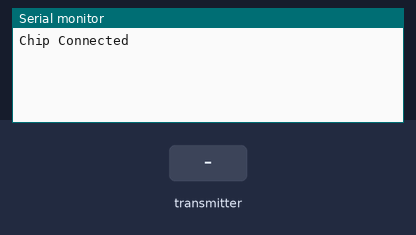
A sketch run on a simulated Arduino Uno, built with avr-gcc and run on an emulated ATmega328P. Shown: the last lines printed to the serial monitor. The inputs (shaded band) are chosen by the test bench. No radio packets arrive unless stated.

Above: at 1.2 s.
1.3 s: the transmitter starts sending ar.0 = 0
At 1.37 s:
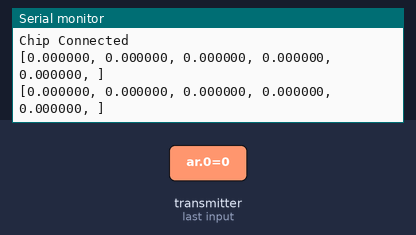
3.2 s: the transmitter starts sending ar.2 = 100
At 3.33 s:
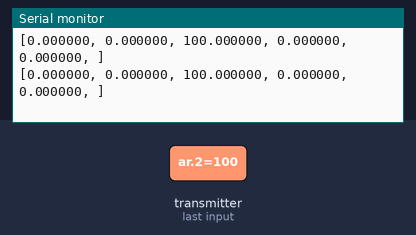
6.2 s: the transmitter starts sending ar.1 = 100
At 6.36 s:
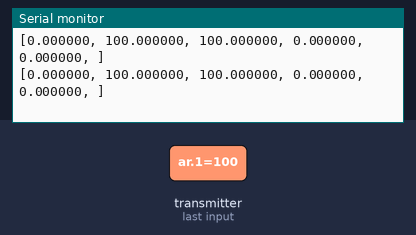
9.2 s: the transmitter starts sending ar.3 = 100
At 9.38 s:
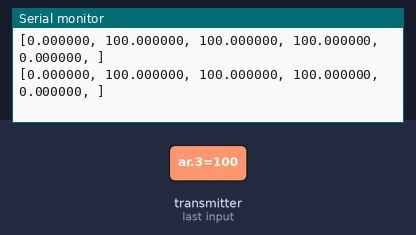
12.2 s: the transmitter starts sending ar.4 = 25
At 12.31 s:
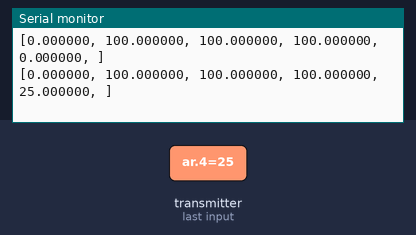
15.2 s: the transmitter starts sending ar.0 = 100
At 15.35 s:
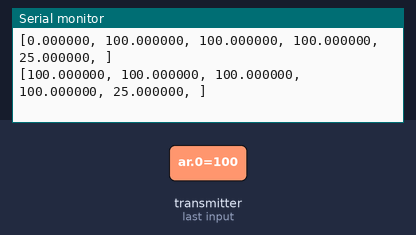

Measured:
- after the input at 1.3 s, the serial monitor: prints a new line at once (image 1)
- after the input at 3.2 s, the serial monitor: prints a new line after 0.07 s (image 2)
- after the input at 6.2 s, the serial monitor: prints a new line after 0.10 s (image 3)
- after the input at 9.2 s, the serial monitor: prints a new line after 0.11 s (image 4)
- after the input at 12.2 s, the serial monitor: prints a new line after 0.11 s (image 5)
- after the input at 15.2 s, the serial monitor: prints a new line after 0.09 s (image 6)

The sketch:

botReciever.ino
```cpp
#include <SPI.h>
#include <nRF24L01.h>
#include <RF24.h>
RF24 radio(7, 8); // CE, CSN
const byte address[6] = "00001";
float st;

float ar[20];

void setup() {
  // put your setup code here, to run once:
    Serial.begin(9600);
  radio.begin();
  bool check=radio.isChipConnected();
  if(check){
    Serial.println(F("Chip Connected"));
  }
  radio.openReadingPipe(0, address);
  radio.setPALevel(RF24_PA_MIN);
  radio.startListening();

}

void loop() {
  // put your main code here, to run repeatedly:
    if (radio.available()) {
    radio.read(ar, sizeof(ar));
     Serial.print("[");
    for(int i=0;i<5;i++){

    Serial.print(ar[i],6);
    Serial.print(", ");
    }
    Serial.print("]");
    Serial.println();
  }

  //delay();

}
```
